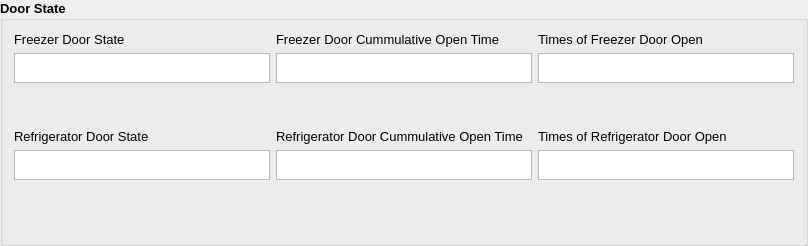
            <widget class="QGroupBox" name="groupBox_6">
             <property name="font">
              <font>
               <pointsize>10</pointsize>
               <weight>75</weight>
               <bold>true</bold>
              </font>
             </property>
             <property name="title">
              <string>Door State</string>
             </property>
             <layout class="QGridLayout" name="gridLayout_10">
              <item row="0" column="0" colspan="2">
               <layout class="QVBoxLayout" name="verticalLayout_38">
                <item>
                 <widget class="QLabel" name="lFreezerDoorState">
                  <property name="font">
                   <font>
                    <pointsize>10</pointsize>
                    <weight>50</weight>
                    <bold>false</bold>
                   </font>
                  </property>
                  <property name="text">
                   <string>Freezer Door State</string>
                  </property>
                 </widget>
                </item>
                <item>
                 <widget class="QTextEdit" name="elFreezerDoorState">
                  <property name="minimumSize">
                   <size>
                    <width>0</width>
                    <height>26</height>
                   </size>
                  </property>
                  <property name="maximumSize">
                   <size>
                    <width>16777215</width>
                    <height>30</height>
                   </size>
                  </property>
                  <property name="font">
                   <font>
                    <pointsize>8</pointsize>
                    <weight>50</weight>
                    <bold>false</bold>
                   </font>
                  </property>
                  <property name="readOnly">
                   <bool>true</bool>
                  </property>
                 </widget>
                </item>
                <item>
                 <spacer name="verticalSpacer_25">
                  <property name="orientation">
                   <enum>Qt::Vertical</enum>
                  </property>
                  <property name="sizeHint" stdset="0">
                   <size>
                    <width>20</width>
                    <height>40</height>
                   </size>
                  </property>
                 </spacer>
                </item>
               </layout>
              </item>
              <item row="0" column="3">
               <layout class="QVBoxLayout" name="verticalLayout_54">
                <item>
                 <widget class="QLabel" name="lFreezerDoorCommulativeOpenTime_7">
                  <property name="font">
                   <font>
                    <pointsize>10</pointsize>
                    <weight>50</weight>
                    <bold>false</bold>
                   </font>
                  </property>
                  <property name="text">
                   <string>Times of Freezer Door Open</string>
                  </property>
                 </widget>
                </item>
                <item>
                 <widget class="QTextEdit" name="eTimesOfFreezerDoorOpen">
                  <property name="minimumSize">
                   <size>
                    <width>0</width>
                    <height>26</height>
                   </size>
                  </property>
                  <property name="maximumSize">
                   <size>
                    <width>16777215</width>
                    <height>30</height>
                   </size>
                  </property>
                  <property name="font">
                   <font>
                    <pointsize>8</pointsize>
                    <weight>50</weight>
                    <bold>false</bold>
                   </font>
                  </property>
                  <property name="readOnly">
                   <bool>true</bool>
                  </property>
                 </widget>
                </item>
                <item>
                 <spacer name="verticalSpacer_7">
                  <property name="orientation">
                   <enum>Qt::Vertical</enum>
                  </property>
                  <property name="sizeHint" stdset="0">
                   <size>
                    <width>20</width>
                    <height>40</height>
                   </size>
                  </property>
                 </spacer>
                </item>
               </layout>
              </item>
              <item row="1" column="0" rowspan="3" colspan="2">
               <layout class="QVBoxLayout" name="verticalLayout_43">
                <item>
                 <widget class="QLabel" name="lRefrigeratorDoorState">
                  <property name="font">
                   <font>
                    <pointsize>10</pointsize>
                    <weight>50</weight>
                    <bold>false</bold>
                   </font>
                  </property>
                  <property name="text">
                   <string>Refrigerator Door State</string>
                  </property>
                 </widget>
                </item>
                <item>
                 <widget class="QTextEdit" name="eRefrigeratorDoorState">
                  <property name="minimumSize">
                   <size>
                    <width>0</width>
                    <height>26</height>
                   </size>
                  </property>
                  <property name="maximumSize">
                   <size>
                    <width>16777215</width>
                    <height>30</height>
                   </size>
                  </property>
                  <property name="font">
                   <font>
                    <pointsize>7</pointsize>
                    <weight>50</weight>
                    <bold>false</bold>
                   </font>
                  </property>
                  <property name="readOnly">
                   <bool>true</bool>
                  </property>
                 </widget>
                </item>
                <item>
                 <spacer name="verticalSpacer_30">
                  <property name="orientation">
                   <enum>Qt::Vertical</enum>
                  </property>
                  <property name="sizeHint" stdset="0">
                   <size>
                    <width>20</width>
                    <height>40</height>
                   </size>
                  </property>
                 </spacer>
                </item>
               </layout>
              </item>
              <item row="1" column="2" rowspan="2">
               <layout class="QVBoxLayout" name="verticalLayout_42">
                <item>
                 <widget class="QLabel" name="lRefigeratorDoorCommulativeOpenTime">
                  <property name="font">
                   <font>
                    <pointsize>10</pointsize>
                    <weight>50</weight>
                    <bold>false</bold>
                   </font>
                  </property>
                  <property name="text">
                   <string>Refrigerator Door Cummulative Open Time</string>
                  </property>
                 </widget>
                </item>
                <item>
                 <widget class="QTextEdit" name="eRefigeratorDoorCommulativeOpenTime">
                  <property name="minimumSize">
                   <size>
                    <width>0</width>
                    <height>26</height>
                   </size>
                  </property>
                  <property name="maximumSize">
                   <size>
                    <width>16777215</width>
                    <height>30</height>
                   </size>
                  </property>
                  <property name="font">
                   <font>
                    <pointsize>8</pointsize>
                    <weight>50</weight>
                    <bold>false</bold>
                   </font>
                  </property>
                  <property name="readOnly">
                   <bool>true</bool>
                  </property>
                 </widget>
                </item>
                <item>
                 <spacer name="verticalSpacer_38">
                  <property name="orientation">
                   <enum>Qt::Vertical</enum>
                  </property>
                  <property name="sizeHint" stdset="0">
                   <size>
                    <width>20</width>
                    <height>40</height>
                   </size>
                  </property>
                 </spacer>
                </item>
               </layout>
              </item>
              <item row="1" column="3">
               <layout class="QVBoxLayout" name="verticalLayout_53">
                <item>
                 <widget class="QLabel" name="lFreezerDoorCommulativeOpenTime_6">
                  <property name="font">
                   <font>
                    <pointsize>10</pointsize>
                    <weight>50</weight>
                    <bold>false</bold>
                   </font>
                  </property>
                  <property name="text">
                   <string>Times of Refrigerator Door Open</string>
                  </property>
                 </widget>
                </item>
                <item>
                 <widget class="QTextEdit" name="eTimesOfRefDoorOpen">
                  <property name="minimumSize">
                   <size>
                    <width>0</width>
                    <height>26</height>
                   </size>
                  </property>
                  <property name="maximumSize">
                   <size>
                    <width>16777215</width>
                    <height>30</height>
                   </size>
                  </property>
                  <property name="font">
                   <font>
                    <pointsize>8</pointsize>
                    <weight>50</weight>
                    <bold>false</bold>
                   </font>
                  </property>
                  <property name="readOnly">
                   <bool>true</bool>
                  </property>
                 </widget>
                </item>
                <item>
                 <spacer name="verticalSpacer_39">
                  <property name="orientation">
                   <enum>Qt::Vertical</enum>
                  </property>
                  <property name="sizeHint" stdset="0">
                   <size>
                    <width>20</width>
                    <height>40</height>
                   </size>
                  </property>
                 </spacer>
                </item>
               </layout>
              </item>
              <item row="0" column="2">
               <layout class="QVBoxLayout" name="verticalLayout_32">
                <item>
                 <widget class="QLabel" name="lFreezerDoorCommulativeOpenTime">
                  <property name="font">
                   <font>
                    <pointsize>10</pointsize>
                    <weight>50</weight>
                    <bold>false</bold>
                   </font>
                  </property>
                  <property name="text">
                   <string>Freezer Door Cummulative Open Time</string>
                  </property>
                 </widget>
                </item>
                <item>
                 <widget class="QTextEdit" name="eFreezerDoorCommulativeOpenTime">
                  <property name="minimumSize">
                   <size>
                    <width>0</width>
                    <height>26</height>
                   </size>
                  </property>
                  <property name="maximumSize">
                   <size>
                    <width>16777215</width>
                    <height>30</height>
                   </size>
                  </property>
                  <property name="font">
                   <font>
                    <pointsize>8</pointsize>
                    <weight>50</weight>
                    <bold>false</bold>
                   </font>
                  </property>
                  <property name="readOnly">
                   <bool>true</bool>
                  </property>
                 </widget>
                </item>
                <item>
                 <spacer name="verticalSpacer_8">
                  <property name="orientation">
                   <enum>Qt::Vertical</enum>
                  </property>
                  <property name="sizeHint" stdset="0">
                   <size>
                    <width>20</width>
                    <height>40</height>
                   </size>
                  </property>
                 </spacer>
                </item>
               </layout>
              </item>
             </layout>
            </widget>
